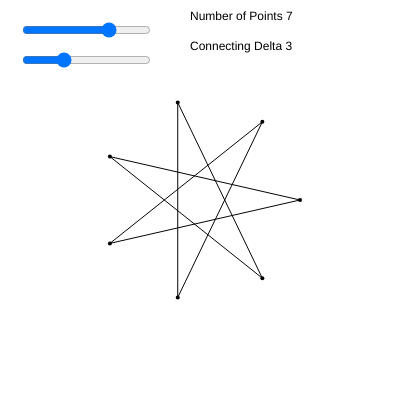
Frame 1 (no input)
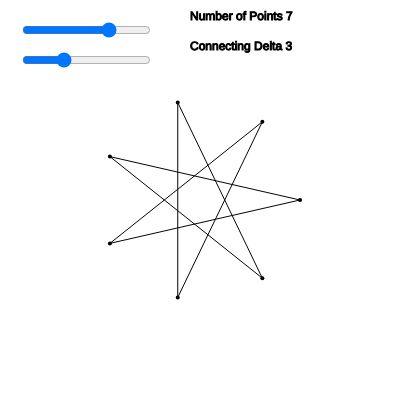
Frame 60 (no input)
Frame 120 (the mouse pressed at the canvas centre since frame 60): identical to frame 60, image omitted

The p5.js sketch that drew these frames (run headless with seeded random() and noise() and a simulated clock; from frame 60 on, the mouse is pressed at the canvas centre):

// p5.js sketch
// ── sketch.js
function setup() {
  createCanvas(400, 400);
  background('white');
  nSlider = createSlider(0, 10, 7);
  nSlider.position(20, 20);
  jSlider = createSlider(0, 10, 3);
  jSlider.position(20, 50);
}

function draw() {
  background('white');
  text('Number of Points '+nSlider.value(), 190, 20)
  text('Connecting Delta '+ jSlider.value(), 190, 50)
  makeNDotsAndDrawLines(nSlider.value(), jSlider.value());
}

function makeNDotsAndDrawLines(n, j) {
  var l = [];
  var degree = 2*PI / n;
  for (var i = 1; i <= n; i++) {
    var a = i * degree;
    var r = 100;
    var x = r * cos(a) + width / 2;
    var y = r * sin(a) + height / 2;
    l.push([x,y]);
    fill('black');
    noStroke();
    ellipse(x, y, 4, 4);
  }
  for (var i = 0; i<n; i++){
    stroke(4);
    line(l[i][0], l[i][1], l[(i+j)%n][0], l[(i+j)%n][1]);
  }
}
